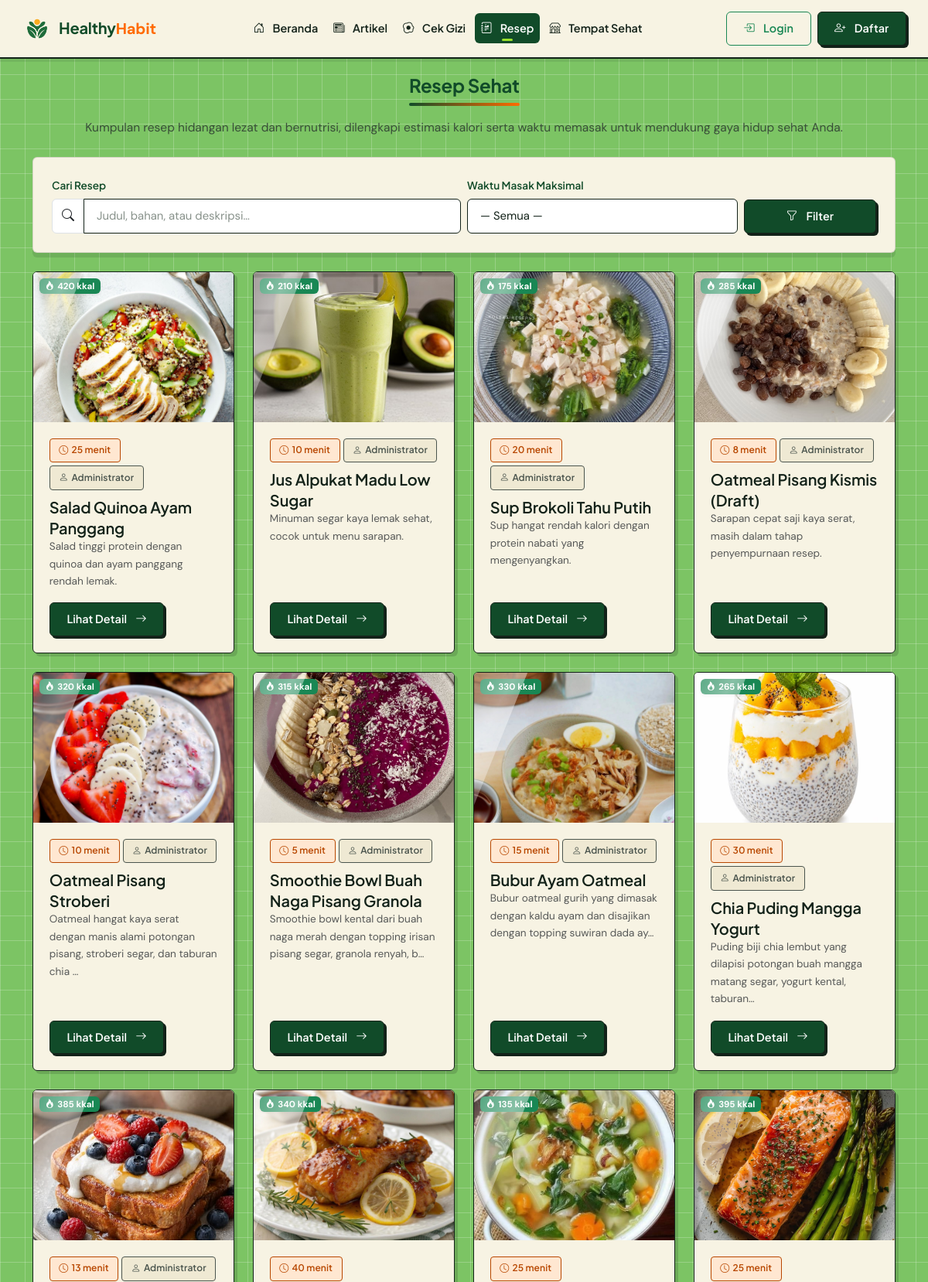
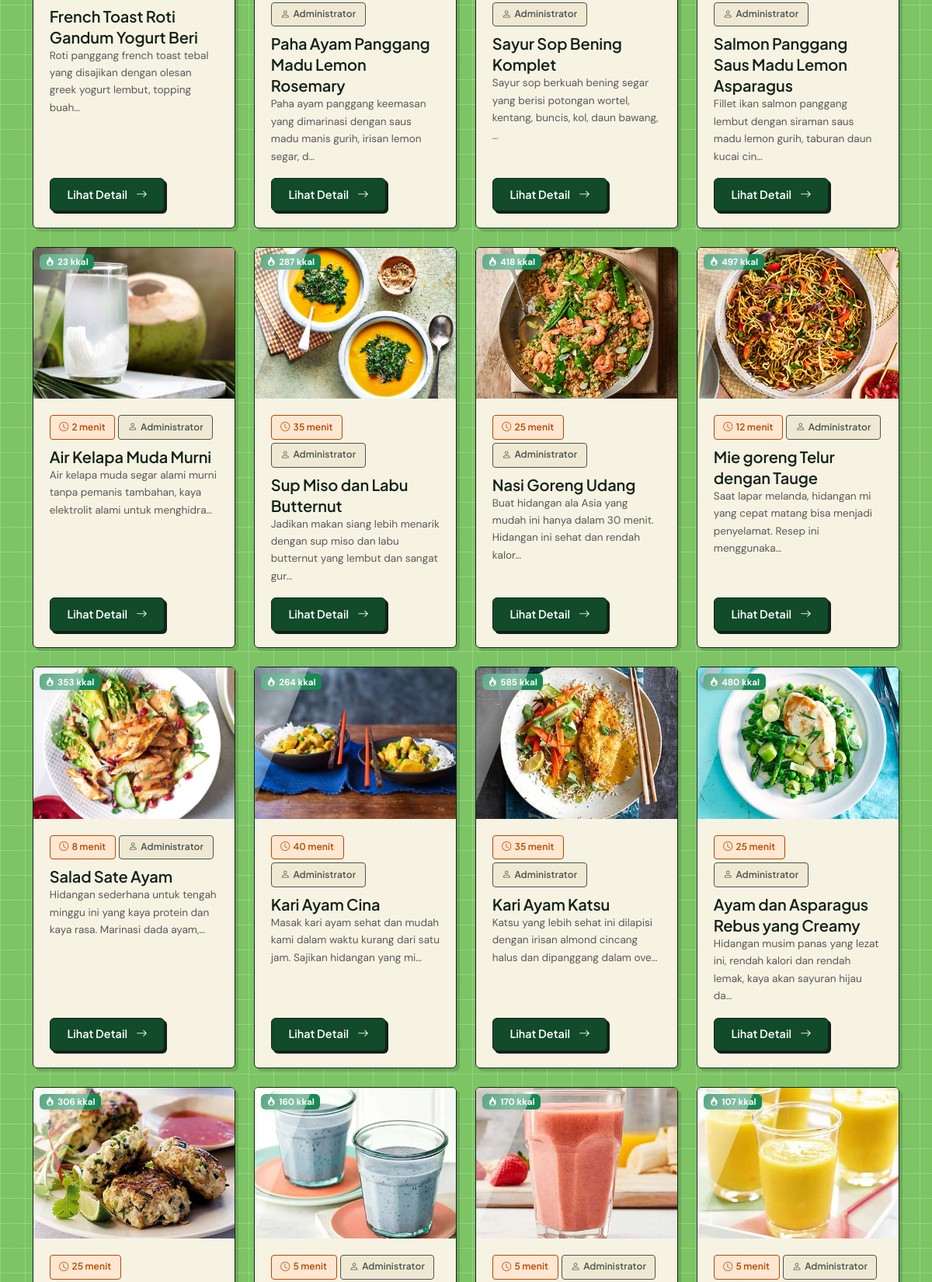
The page /resep (upper part) on the database its author committed (2 pictures, top to bottom).
### tables this page shows
CREATE TABLE `resep` (
  `id_resep` int(11) NOT NULL AUTO_INCREMENT,
  `id_admin` int(11) DEFAULT NULL,
  `judul_resep` varchar(180) NOT NULL,
  `deskripsi` varchar(255) NOT NULL,
  `bahan_bahan` text NOT NULL,
  `langkah_pembuatan` text NOT NULL,
  `waktu_masak` int(11) NOT NULL DEFAULT 0,
  `status_publikasi` enum('draft','dipublikasikan') NOT NULL DEFAULT 'draft',
  `total_kalori` int(11) NOT NULL DEFAULT 0,
  `foto_resep` varchar(255) DEFAULT NULL,
  PRIMARY KEY (`id_resep`),
  KEY `fk_resep_admin` (`id_admin`),
  CONSTRAINT `fk_resep_admin` FOREIGN KEY (`id_admin`) REFERENCES `users` (`id_pengguna`) ON DELETE SET NULL ON UPDATE CASCADE
);

CREATE TABLE `users` (
  `id_pengguna` int(11) NOT NULL AUTO_INCREMENT,
  `username` varchar(50) NOT NULL,
  `password` varchar(255) NOT NULL,
  `nama_lengkap` varchar(100) NOT NULL,
  `role` enum('admin','user') NOT NULL DEFAULT 'user',
  `berat_badan` decimal(5,2) NOT NULL DEFAULT 0.00,
  `tinggi_badan` decimal(5,2) NOT NULL DEFAULT 0.00,
  `jenis_kelamin` enum('L','P') NOT NULL DEFAULT 'L',
  `umur` int(11) NOT NULL DEFAULT 0,
  `created_at` datetime NOT NULL DEFAULT current_timestamp(),
  PRIMARY KEY (`id_pengguna`),
  UNIQUE KEY `uq_pengguna_username` (`username`)
);

### app/core/Controller.php (called while the page is built, shortened)
<?php
abstract class Controller
{
    protected function view(string $view, array $data = [], string $layout = 'main'): void
    {
        $contentFile = VIEWS_PATH . '/pages/' . $view . '.php';
        extract($data, EXTR_SKIP);
        require $contentFile;
    }
}

### app/controllers/ResepController.php (called while the page is built, shortened)
<?php
class ResepController extends Controller
{
    public function index(): void
    {
        $q         = $this->input('q');
        $maksWaktu = (int) $this->input('waktu');
        $this->view('resep/index', [
            'pageTitle'  => 'Resep Sehat',
            'activeNav'  => 'resep',
            'resep'      => Resep::cari($q ?: null, 'dipublikasikan', $maksWaktu ?: null),
            'q'          => $q,
            'maksWaktu'  => $maksWaktu,
        ]);
    }
}

### app/core/Router.php (called while the page is built, shortened)
<?php
class Router
{
    private array $routes = [];
    private function add(string $method, string $pattern, array $handler): void
    {
        $regex = preg_replace_callback(
            '#\{(\w+)(?::([^}]+))?\}#',
            static fn(array $m): string => '(?P<' . $m[1] . '>' . ($m[2] ?? '[^/]+') . ')',
            $pattern
        );
        $this->routes[$method][] = ['#^' . $regex . '$#', $handler, $pattern];
    }
    public function dispatch(string $uri, string $method): void
    {
        $path = (string) parse_url($uri, PHP_URL_PATH);
        $path = '/' . trim($path, '/');
        $method = strtoupper($method);
        $match  = $this->match($method, $path);
        [$handler, $params] = $match;
        [$class, $action]   = $handler;
        $controller = new $class();
        $controller->$action(...array_values($params));
    }
    private function match(string $method, string $path): ?array
    {
        foreach ($this->routes[$method] ?? [] as [$regex, $handler]) {
            if (preg_match($regex, $path, $m)) {
                $params = array_filter($m, 'is_string', ARRAY_FILTER_USE_KEY);
                return [$handler, $params];
            }
        }
        return null;
    }
}

### index.php (called while the page is built, shortened)
<?php
require_once __DIR__ . '/app/helpers/helper.php';
spl_autoload_register(function (string $class): void {
    $candidates = [
        APP_PATH . '/core/' . $class . '.php',
        APP_PATH . '/models/' . $class . '.php',
        APP_PATH . '/services/' . $class . '.php',
        APP_PATH . '/controllers/' . $class . '.php',
        APP_PATH . '/controllers/admin/' . $class . '.php',
    ];
    foreach ($candidates as $file) {
        if (is_file($file)) {
            return;
        }
    }
});
$router = new Router();
$router->dispatch(
    $_SERVER['REQUEST_URI'] ?? '/',
    $_SERVER['REQUEST_METHOD'] ?? 'GET'
);

### app/helpers/helper.php (called while the page is built, shortened)
<?php
function e($value): string
{
    return htmlspecialchars((string) $value, ENT_QUOTES, 'UTF-8');
}
function excerpt(?string $html, int $length = 140): string
{
    $text = trim(strip_tags((string) $html));
    if (mb_strlen($text) <= $length) {
        return $text;
    }
    return mb_substr($text, 0, $length) . '…';
}
function img_url(?string $filename, string $subdir): string
{
    if ($filename && is_file(UPLOAD_PATH . '/' . $subdir . '/' . basename($filename))) {
        return UPLOAD_URL . '/' . $subdir . '/' . basename($filename);
    }
    return BASE_URL . '/assets/img/placeholder.svg';
}

### app/core/Database.php (called while the page is built, shortened)
<?php
class Database
{
    private static ?PDO $pdo = null;
    public static function connect(): PDO
    {
        if (self::$pdo instanceof PDO) {
            return self::$pdo;
        }
        $dsn = 'mysql:host=' . DB_HOST
            . ';port=' . DB_PORT
            . ';dbname=' . DB_NAME
            . ';charset=' . DB_CHARSET;
        try {
            self::$pdo = new PDO($dsn, DB_USER, DB_PASS, [
                PDO::ATTR_ERRMODE            => PDO::ERRMODE_EXCEPTION,
                PDO::ATTR_DEFAULT_FETCH_MODE => PDO::FETCH_ASSOC,
                PDO::ATTR_EMULATE_PREPARES   => false,
            ]);
        } catch (PDOException $ex) {
            http_response_code(500);
            exit(
                '<div style="font-family:Poppins,Arial,sans-serif;max-width:640px;margin:60px auto;padding:24px;border:1px solid #e0e0e0;border-radius:12px">'
                . '<h2 style="color:#27824B">Koneksi database gagal</h2>'
                . '<p>Pastikan <b>MySQL (XAMPP)</b> sudah berjalan, lalu impor file '
                . '<b>database/healthyhabit.sql</b> ke phpMyAdmin.</p>'
                . '<p style="color:#c0392b"><code>' . e($ex->getMessage()) . '</code></p>'
                . '</div>'
            );
        }
        return self::$pdo;
    }
}

### app/core/Model.php (called while the page is built, shortened)
<?php
abstract class Model
{
    protected static function db(): PDO
    {
        return Database::connect();
    }
}

### app/models/Resep.php (called while the page is built, shortened)
<?php
class Resep extends Model
{
    public static function cari(?string $q = null, ?string $status = 'dipublikasikan', ?int $maksWaktu = null): array
    {
        $sql = 'SELECT r.*, ad.nama_lengkap AS penulis
                FROM resep r
                LEFT JOIN users ad ON ad.id_pengguna = r.id_admin';
        $where = [];
        $params = [];
        if ($status !== null && $status !== '') {
            $where[] = 'r.status_publikasi = ?';
            $params[] = $status;
        }
        if ($where) {
            $sql .= ' WHERE ' . implode(' AND ', $where);
        }
        $sql .= ' ORDER BY r.id_resep ASC';
        $st = static::db()->prepare($sql);
        $st->execute($params);
        return $st->fetchAll();
    }
}

### app/views/pages/resep/index.php (the view, shortened to what this page needs)
<div class="container mt-4 mb-5">
    <div class="text-center mb-4">
        <h1 class="section-title d-inline-block">Resep Sehat</h1>
        <p class="text-muted mt-2 mb-0">Kumpulan resep hidangan lezat dan bernutrisi, dilengkapi estimasi kalori serta waktu memasak untuk mendukung gaya hidup sehat Anda.</p>
    </div>
    <div class="panel-white mb-4">
        <form action="<?= BASE_URL ?>/resep" method="get" class="row g-2 align-items-end">
            <div class="col-md-6">
                <label for="q" class="form-label small fw-semibold">Cari Resep</label>
                <div class="input-group">
                    <span class="input-group-text bg-white"><i class="bi bi-search"></i></span>
                    <input type="search" class="form-control" id="q" name="q"
                           placeholder="Judul, bahan, atau deskripsi…" value="<?= e($q) ?>">
                </div>
            </div>
            <div class="col-md-4">
                <label for="waktu" class="form-label small fw-semibold">Waktu Masak Maksimal</label>
                <select class="form-select" id="waktu" name="waktu">
                    <option value="">— Semua —</option>
                </select>
            </div>
            <div class="col-md-2 d-grid">
                <button type="submit" class="btn btn-green fw-semibold">
                    <i class="bi bi-funnel me-1"></i>Filter
                </button>
            </div>
        </form>
    </div>
    <div class="row g-4">
                <?php foreach ($resep as $r): ?>
            <div class="col-md-6 col-xl-3">
                <div class="card-soft h-100 d-flex flex-column">
                    <div class="position-relative">
                        <div class="ratio ratio-4x3">
                            <img src="<?= img_url($r['foto_resep'], 'resep') ?>"
                                 alt="<?= e($r['judul_resep']) ?>" class="img-cover" loading="lazy">
                        </div>
                        <span class="badge text-bg-success position-absolute top-0 start-0 m-2 shadow-sm" style="z-index: 2;">
                            <i class="bi bi-fire me-1"></i><?= (int) $r['total_kalori'] ?> kkal
                        </span>
                    </div>
                    <div class="card-body d-flex flex-column flex-grow-1">
                        <div class="mb-2 d-flex flex-wrap gap-1">
                            <span class="tag orange"><i class="bi bi-clock me-1"></i><?= (int) $r['waktu_masak'] ?> menit</span>
                            <?php if (!empty($r['penulis'])): ?>
                                <span class="tag gray"><i class="bi bi-person me-1"></i><?= e($r['penulis']) ?></span>
                            <?php endif; ?>
                        </div>
                        <h5 class="card-title"><?= e($r['judul_resep']) ?></h5>
                        <p class="text-muted small flex-grow-1"><?= e(excerpt($r['deskripsi'], 95)) ?></p>
                        <a href="<?= BASE_URL ?>/resep/<?= (int) $r['id_resep'] ?>"
                           class="btn btn-sm btn-green align-self-start mt-auto">
                            Lihat Detail <i class="bi bi-arrow-right ms-1"></i>
                        </a>
                    </div>
                </div>
            </div>
        <?php endforeach; ?>
    </div>
</div>

### rows shown on the page
resep: foto_resep (picture), total_kalori "420", waktu_masak "25", id_admin.nama_lengkap "Administrator", judul_resep "Salad Quinoa Ayam Panggang", deskripsi "Salad tinggi protein dengan quinoa dan ayam panggang rendah lemak."
resep: foto_resep (picture), total_kalori "210", waktu_masak "10", id_admin.nama_lengkap "Administrator", judul_resep "Jus Alpukat Madu Low Sugar", deskripsi "Minuman segar kaya lemak sehat, cocok untuk menu sarapan."
resep: foto_resep (picture), total_kalori "175", waktu_masak "20", id_admin.nama_lengkap "Administrator", judul_resep "Sup Brokoli Tahu Putih", deskripsi "Sup hangat rendah kalori dengan protein nabati yang mengenyangkan."
resep: foto_resep (picture), total_kalori "285", waktu_masak "8", id_admin.nama_lengkap "Administrator", judul_resep "Oatmeal Pisang Kismis (Draft)", deskripsi "Sarapan cepat saji kaya serat, masih dalam tahap penyempurnaan resep."
resep: foto_resep (picture), total_kalori "320", waktu_masak "10", id_admin.nama_lengkap "Administrator", judul_resep "Oatmeal Pisang Stroberi", deskripsi "Oatmeal hangat kaya serat dengan manis alami potongan pisang, stroberi segar, dan taburan chia …"
resep: foto_resep (picture), total_kalori "315", waktu_masak "5", id_admin.nama_lengkap "Administrator", judul_resep "Smoothie Bowl Buah Naga Pisang Granola", deskripsi "Smoothie bowl kental dari buah naga merah dengan topping irisan pisang segar, granola renyah, b…"
resep: foto_resep (picture), total_kalori "330", waktu_masak "15", id_admin.nama_lengkap "Administrator", judul_resep "Bubur Ayam Oatmeal", deskripsi "Bubur oatmeal gurih yang dimasak dengan kaldu ayam dan disajikan dengan topping suwiran dada ay…"
resep: foto_resep (picture), total_kalori "265", waktu_masak "30", id_admin.nama_lengkap "Administrator", judul_resep "Chia Puding Mangga Yogurt", deskripsi "Puding biji chia lembut yang dilapisi potongan buah mangga matang segar, yogurt kental, taburan…"
resep: foto_resep (picture), total_kalori "385", waktu_masak "13", id_admin.nama_lengkap "Administrator", judul_resep "French Toast Roti Gandum Yogurt Beri", deskripsi "Roti panggang french toast tebal yang disajikan dengan olesan greek yogurt lembut, topping buah…"
resep: foto_resep (picture), total_kalori "340", waktu_masak "40", id_admin.nama_lengkap "Administrator", judul_resep "Paha Ayam Panggang Madu Lemon Rosemary", deskripsi "Paha ayam panggang keemasan yang dimarinasi dengan saus madu manis gurih, irisan lemon segar, d…"
resep: foto_resep (picture), total_kalori "135", waktu_masak "25", id_admin.nama_lengkap "Administrator", judul_resep "Sayur Sop Bening Komplet", deskripsi "Sayur sop berkuah bening segar yang berisi potongan wortel, kentang, buncis, kol, daun bawang, …"
resep: foto_resep (picture), total_kalori "395", waktu_masak "25", id_admin.nama_lengkap "Administrator", judul_resep "Salmon Panggang Saus Madu Lemon Asparagus", deskripsi "Fillet ikan salmon panggang lembut dengan siraman saus madu lemon gurih, taburan daun kucai cin…"
resep: foto_resep (picture), total_kalori "23", waktu_masak "2", id_admin.nama_lengkap "Administrator", judul_resep "Air Kelapa Muda Murni", deskripsi "Air kelapa muda segar alami murni tanpa pemanis tambahan, kaya elektrolit alami untuk menghidra…"
resep: foto_resep (picture), total_kalori "287", waktu_masak "35", id_admin.nama_lengkap "Administrator", judul_resep "Sup Miso dan Labu Butternut", deskripsi "Jadikan makan siang lebih menarik dengan sup miso dan labu butternut yang lembut dan sangat gur…"
resep: foto_resep (picture), total_kalori "418", waktu_masak "25", id_admin.nama_lengkap "Administrator", judul_resep "Nasi Goreng Udang", deskripsi "Buat hidangan ala Asia yang mudah ini hanya dalam 30 menit. Hidangan ini sehat dan rendah kalor…"
resep: foto_resep (picture), total_kalori "497", waktu_masak "12", id_admin.nama_lengkap "Administrator", judul_resep "Mie goreng Telur dengan Tauge", deskripsi "Saat lapar melanda, hidangan mi yang cepat matang bisa menjadi penyelamat. Resep ini menggunaka…"
resep: foto_resep (picture), total_kalori "353", waktu_masak "8", id_admin.nama_lengkap "Administrator", judul_resep "Salad Sate Ayam", deskripsi "Hidangan sederhana untuk tengah minggu ini yang kaya protein dan kaya rasa. Marinasi dada ayam,…"
resep: foto_resep (picture), total_kalori "264", waktu_masak "40", id_admin.nama_lengkap "Administrator", judul_resep "Kari Ayam Cina", deskripsi "Masak kari ayam sehat dan mudah kami dalam waktu kurang dari satu jam. Sajikan hidangan yang mi…"
resep: foto_resep (picture), total_kalori "585", waktu_masak "35", id_admin.nama_lengkap "Administrator", judul_resep "Kari Ayam Katsu", deskripsi "Katsu yang lebih sehat ini dilapisi dengan irisan almond cincang halus dan dipanggang dalam ove…"
resep: foto_resep (picture), total_kalori "480", waktu_masak "25", id_admin.nama_lengkap "Administrator", judul_resep "Ayam dan Asparagus Rebus yang Creamy", deskripsi "Hidangan musim panas yang lezat ini, rendah kalori dan rendah lemak, kaya akan sayuran hijau da…"
resep: foto_resep (picture), total_kalori "306", waktu_masak "25"
resep: foto_resep (picture), total_kalori "160", waktu_masak "5", id_admin.nama_lengkap "Administrator"
resep: foto_resep (picture), total_kalori "170", waktu_masak "5", id_admin.nama_lengkap "Administrator"
resep: foto_resep (picture), total_kalori "107", waktu_masak "5", id_admin.nama_lengkap "Administrator"
